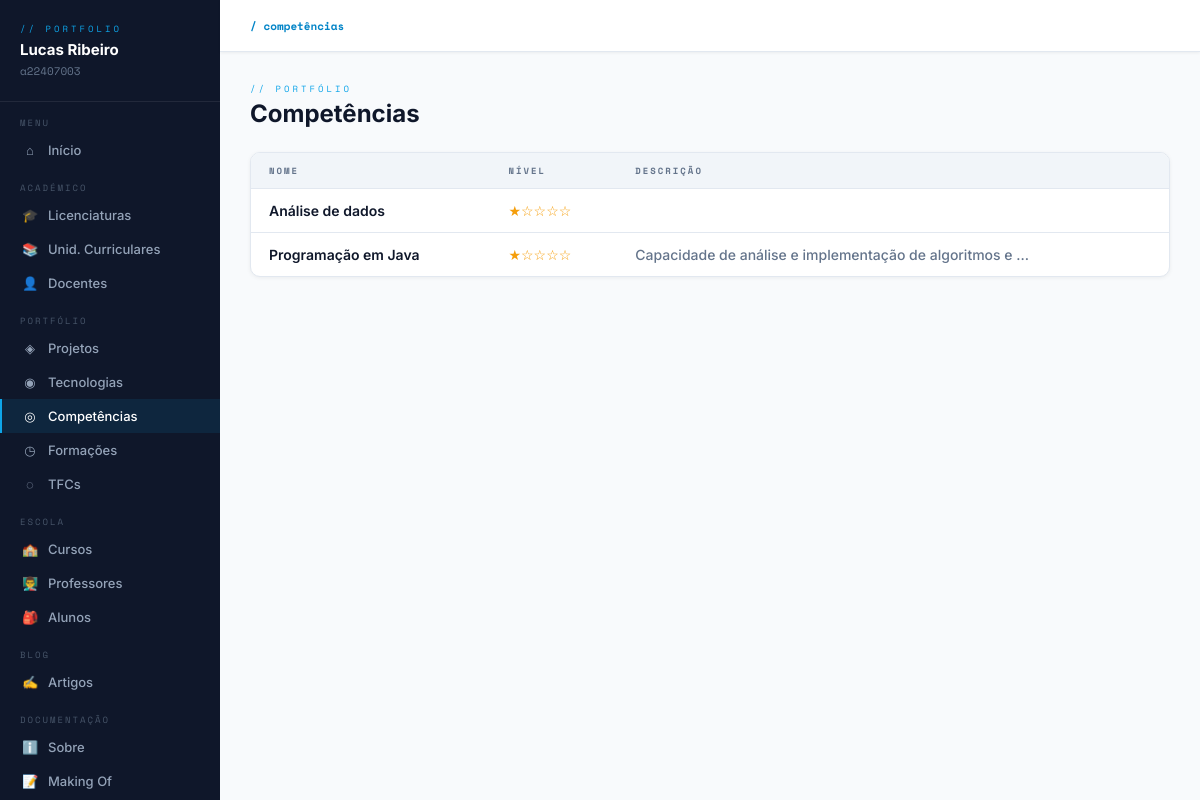
Page /competencias/ on the earlier database version.
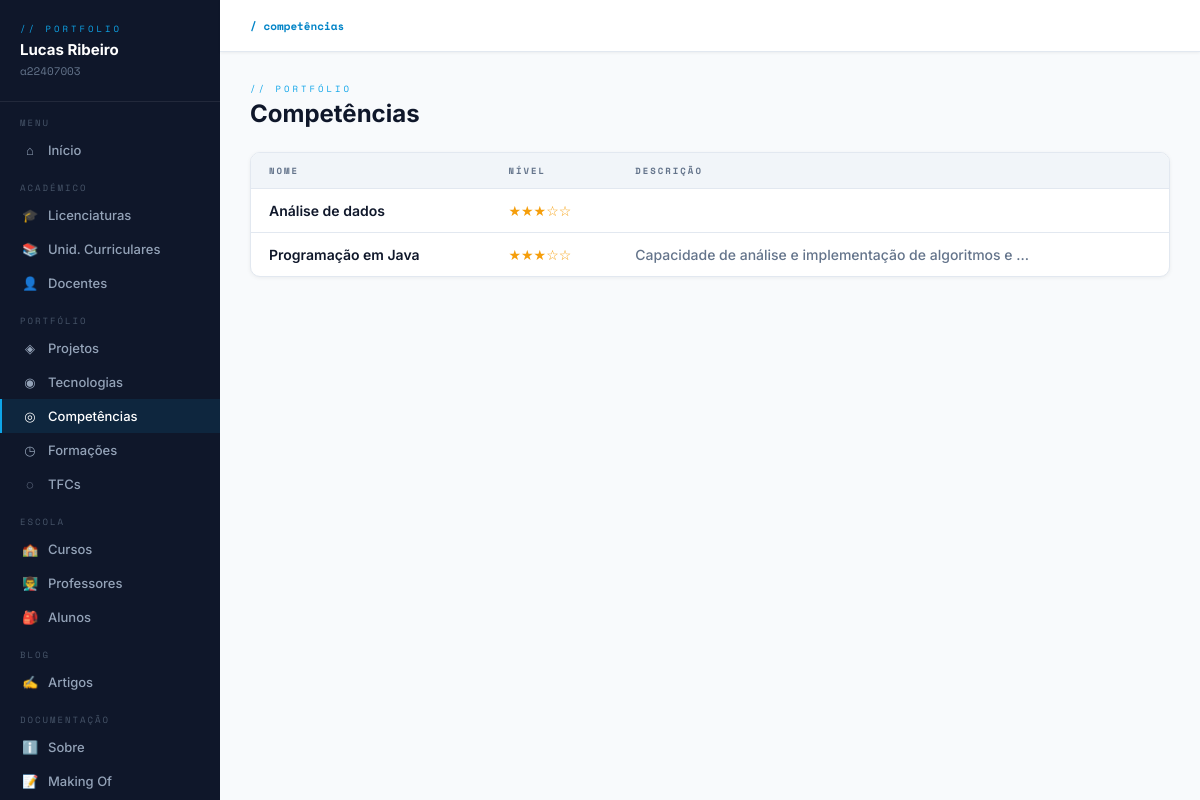
Same page on the later database version.
### portfolio/models.py (models this page shows, shortened)
class Competencia(models.Model):
    NIVEIS = [(i, str(i)) for i in range(1, 6)]
    nome = models.CharField(max_length=100)
    descricao = models.TextField(blank=True)
    nivel = models.IntegerField(choices=NIVEIS, default=1)  # era CharField com variável inexistente
    tecnologias = models.ManyToManyField(Tecnologia, related_name='competencias', blank=True)

### portfolio/views.py (the view)
# urls.py: path('competencias/', views.competencias_list, name='competencias_list'),
def competencias_list(request):
    return render(request, 'portfolio/competencias_list.html', {'competencias': Competencia.objects.all()})

### portfolio/templates/portfolio/competencias_list.html (shortened to what this page needs)
{% extends 'portfolio/base.html' %}
{% load grupo_tags %}
{% block nav_comp %}active{% endblock %}
{% block breadcrumb %}<b>/ competências</b>{% endblock %}
{% block content %}
<div class="page-header">
    <div>
        <div class="page-label">// portfólio</div>
        <div class="page-title">Competências</div>
    </div>
</div>
<div class="card">
    <table>
        <thead>
            <tr>
                <th>Nome</th><th>Nível</th><th>Descrição</th>
            </tr>
        </thead>
        <tbody>
        {% for c in competencias %}
            <tr>
                <td class="text-dark">{{ c.nome }}</td>
                <td><span class="stars">{% for i in "12345" %}{% if forloop.counter <= c.nivel %}★{% else %}☆{% endif %}{% endfor %}</span></td>
                <td class="text-muted">{{ c.descricao|truncatechars:55 }}</td>
            </tr>
        {% empty %}
            <tr><td colspan="4"><div class="empty"><span>◎</span>Nenhuma competência adicionada ainda.</div></td></tr>
        {% endfor %}
        </tbody>
    </table>
</div>
{% endblock %}

Differences in the rows shown:
changed Competencia "Análise de dados": nivel 1 → 3 (drawn)
changed Competencia "Programação em Java": nivel 1 → 3 (drawn)
